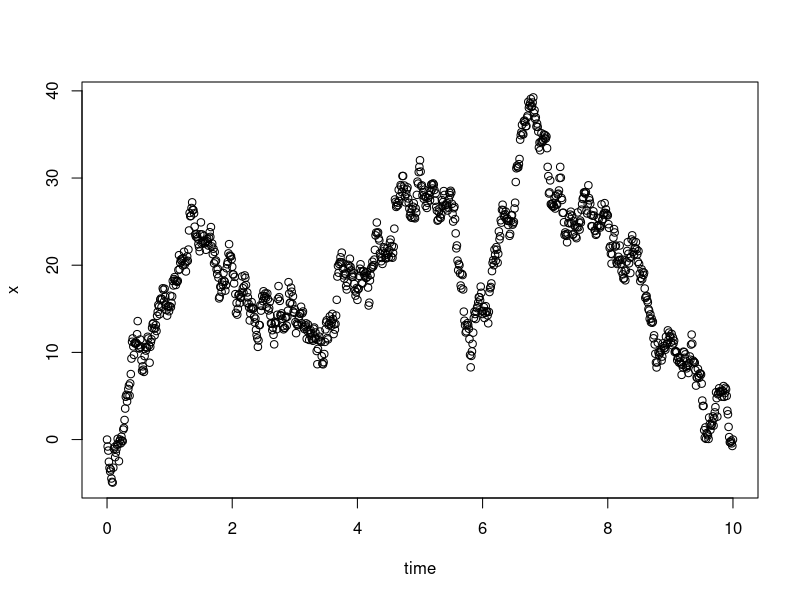
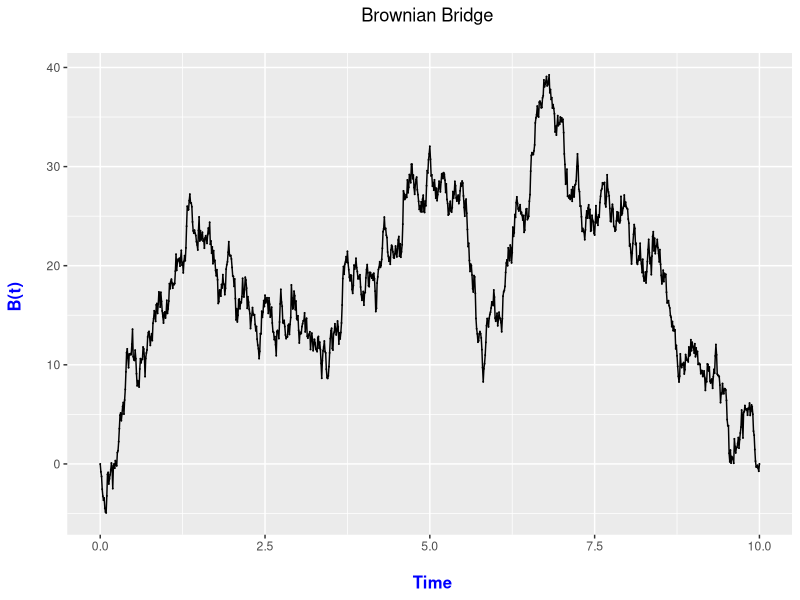

Reproduce these figures in R, in order.
#BROWNING BRIDDE
#Created by Ryan Raasch
#on November 30, 2018
#for Dr. Olga's STAT 482

brownianbridge <- function(tfinal){

time <- seq(0,tfinal,.01)
u1 <- runif(length(time))
u2 <- runif(length(time))
b <- c(0)
w <- 0
x <- c(0)

for(i in seq(2,length(time))){
  w <- w + sqrt(-2*log(u1[i]))*cos(2*pi*u2[i])
  b[i] <- w
}  

for(i in seq(1,length(time))){
x[i]=b[i]-time[i]/tfinal*b[length(time)];
}

plot(time,x)

library(ggplot2)
brownian<- data.frame(time,x)
ggplot(brownian,aes(x=time,y=x)) +
  geom_point(size=0) +
  labs(x = "\n Time", y = "B(t) \n", title = paste0("Brownian Bridge \n")) +
  theme(plot.title = element_text(hjust = 0.5),
        axis.title.x = element_text(face="bold", colour="blue", size = 12),
        axis.title.y = element_text(face="bold", colour="blue", size = 12)) +
  geom_path()
}


brownianbridge(10)

